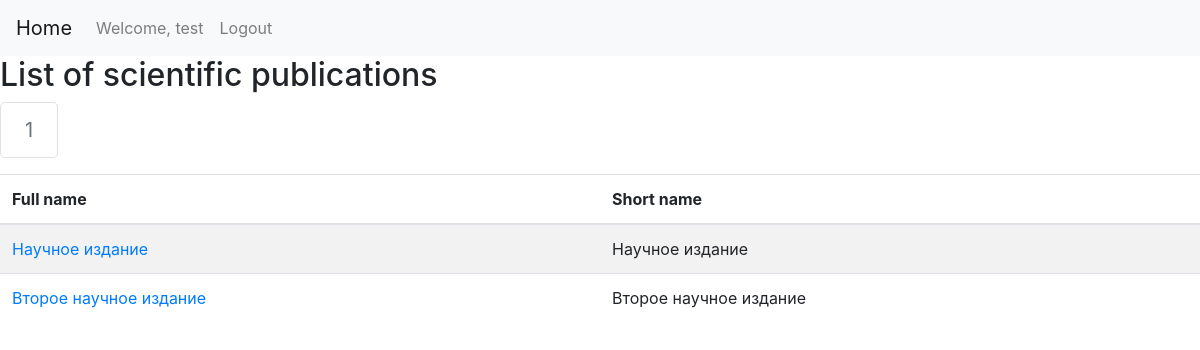
Page /scientific_publications/1 (signed in) on the earlier database version.
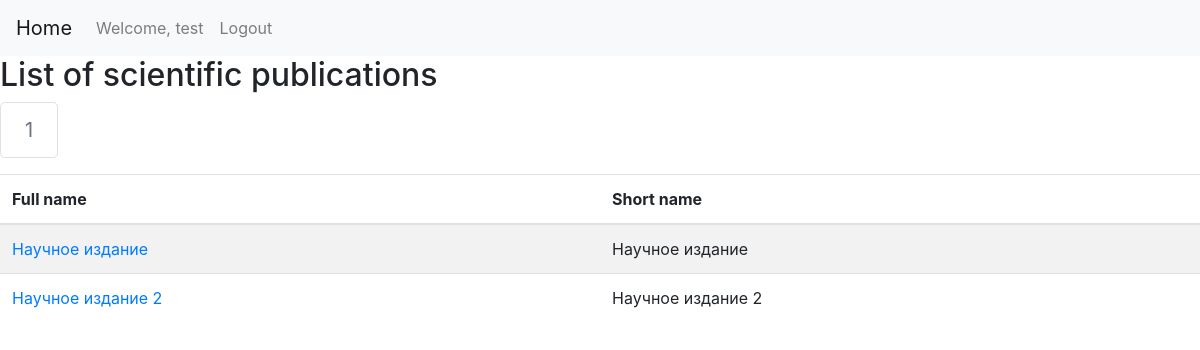
Same page on the later database version.
### journal_website/models.py (models this page shows, shortened)
class ScientificPublication(models.Model):
    full_name = models.ForeignKey(String, related_name='scientific_publication_full_name', on_delete=models.CASCADE)
    short_name = models.ForeignKey(String, related_name='scientific_publication_short_name', on_delete=models.CASCADE)
    contacts = models.ForeignKey(StaticPage, related_name='scientific_publication_contacts', on_delete=models.SET_NULL, null=True)
    main_editor = models.ForeignKey(StaticPage, related_name='scientific_publication_main_editor', on_delete=models.SET_NULL, null=True)
    legal_information = models.ForeignKey(StaticPage, related_name='scientific_publication_legal_information', on_delete=models.SET_NULL, null=True)
    contract_information = models.ForeignKey(StaticPage, related_name='scientific_publication_contract_information', on_delete=models.SET_NULL, null=True)
    science_branches = models.ForeignKey(StaticPage, related_name='scientific_publication_science_branches', on_delete=models.SET_NULL, null=True)
    editorial_team = models.ForeignKey(StaticPage, related_name='scientific_publication_editorial_team', on_delete=models.SET_NULL, null=True)
    class Meta:
        verbose_name_plural = 'scientific_publications'

class String(models.Model):
    russian = models.TextField()
    english = models.TextField(blank=True, null=True)
    def __str__(self):
        return self.russian
    class Meta:
        verbose_name_plural = 'strings'

### journal_website/views.py (the view)
# urls.py: path("scientific_publications/<int:number_of_page>", views.display_page_with_scientific_publications, name="scientific_publications_with_pagination"),
@login_required
def display_page_with_scientific_publications(request, number_of_page):
	pagination_for_scientific_publications = scientific_publication.get_pagination_for_list_of_scientific_publications(list_of_scientific_publications=scientific_publication.get_all_scientific_publications(), number_of_scientific_publications_per_page=5, number_of_page_to_display=number_of_page)
	return render(request, "scientific_publication/scientific_publications.html", {'pagination_for_scientific_publications': pagination_for_scientific_publications})

### journal_website/repositories/ScientificPublicationRepository.py (called while the page is built)
    def get_all_scientific_publications(self):
        return self.__scientific_publication_model.objects.all().order_by("pk")

    def get_pagination_for_list_of_scientific_publications(self, list_of_scientific_publications, number_of_scientific_publications_per_page, number_of_page_to_display):
        paginator = Paginator(list_of_scientific_publications, per_page=number_of_scientific_publications_per_page)
        return paginator.get_page(number_of_page_to_display)

### journal_website/templates/scientific_publication/scientific_publications.html (shortened to what this page needs)
{% extends 'main/layout.html' %}
{% block body %}
{% load crispy_forms_tags %}
<body>
<nav class="navbar navbar-expand-lg navbar-light bg-light">
    <a class="navbar-brand" href="/">Home</a>
    <div class="collapse navbar-collapse" id="navbarText">
      <ul class="navbar-nav mr-auto">
        {% if user.is_authenticated %}
        <li class="nav-item">
          <a class="nav-link" href="#">Welcome, {{user.username}}</a>
        </li>
        <li class="nav-item">
          <a class="nav-link" href="/logout">Logout</a>
        </li>
        {% endif %}
      </ul>
    </div>
</nav>
<h2>List of scientific publications</h2>
<nav aria-label="Page navigation">
  <ul class="pagination pagination-lg">
    {% block pagination %}
    {% for number_of_page in pagination_for_scientific_publications.paginator.get_elided_page_range %}
        {% if number_of_page == pagination_for_scientific_publications.paginator.ELLIPSIS %}
          {{ number_of_page }}
        {% else %}
          {% if number_of_page == pagination_for_scientific_publications.number %}
            <li class="page-item disabled">
              <a class="page-link" href="#" tabindex="-1">{{ number_of_page }}</a>
            </li>
          {% else %}
              <li class="page-item"><a class="page-link" href="{% url 'scientific_publications_with_pagination' number_of_page %}">{{ number_of_page }}</a></li>
          {% endif %}
        {% endif %}
    {% endfor %}
    {% endblock %}
  </ul>
</nav>
<div class="table-responsive">
  <table class="table table-striped">
    <thead>
      <tr>
        <th>Full name</th>
        <th>Short name</th>
      </tr>
    </thead>
    <tbody>
      {% block scientific_publication %}
        {% for scientific_publication in pagination_for_scientific_publications %}
          <tr>
            <td><a href="{% url 'add_article_to_scientific_publication' scientific_publication.pk %}">{{ scientific_publication.full_name }}</a></td>
            <td>{{ scientific_publication.short_name }}</td>
          </tr>
        {% endfor %}
      {% endblock %}
    </tbody>
  </table>
</div>
</body>
{% endblock %}

Differences in the rows shown:
changed ScientificPublication: full_name "Второе научное издание" → "Научное издание 2"; short_name "Второе научное издание" → "Научное издание 2"
